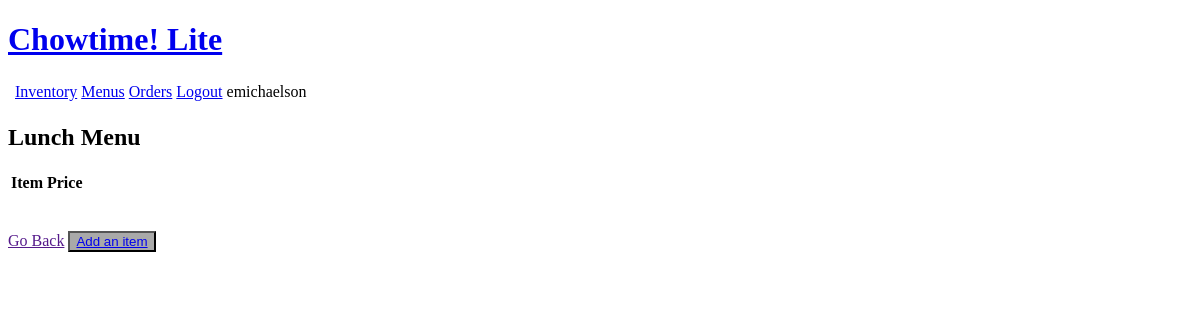
/menu/3/ (signed in), run on an earlier commit of the app's database.
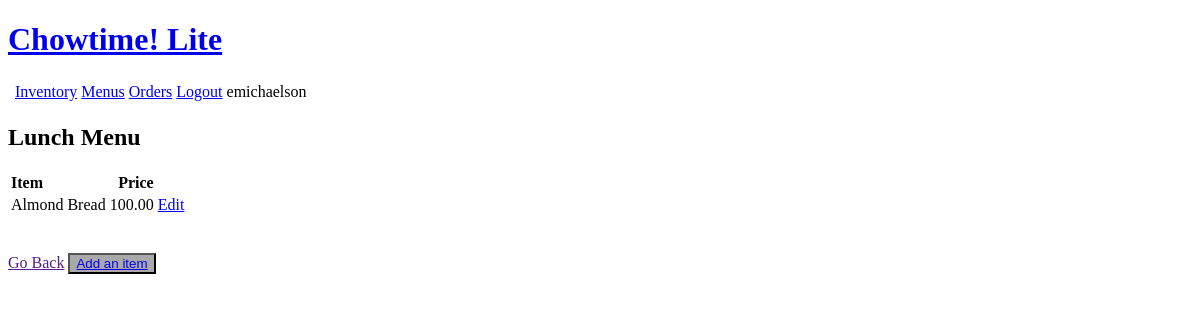
And on a later commit of the database.
### inventory/models.py (models this page shows, shortened)
class MenuItem(models.Model):
    name = models.CharField(max_length=200)
    price = models.DecimalField(max_digits=10, decimal_places=2)
    ingredients = models.ManyToManyField(Ingredient, through='IngredientQuantity')
    menu = models.ForeignKey(Menu, on_delete=models.CASCADE, null=True)

### inventory/views.py (the view)
# urls.py: path('menu/<str:pk>/', views.MenuView, name='menuview'),
@login_required(login_url='login')
def MenuView(request, pk):
    menu = Menu.objects.get(id=pk)
    items = MenuItem.objects.filter(menu=menu)
    context = {'menu': menu, 'items': items}
    return render(request, 'inventory/menuView.html', context)

### inventory/templates/inventory/menuView.html
{% extends 'inventory/header.html' %}
{% block content %}
<h2>{{menu.name}}</h2>
<div>
    <table>
        <thead>
            <th style="text-align: left">Item</th>
            <th style="text-align: right">Price</th>
        </thead>
        <tbody>
            {% for item in items %}
                <tr>
                    <td style="text-align: left">{{ item.name }}</td>
                    <td style="text-align: right">{{ item.price }}</td>
                    <td style="text-align: right"><a href="{% url 'itemupdate' item.id %}">Edit</a></td>
                </tr>
            {% endfor %}
        </tbody>
    </table>
    <br>
    <br>
    <a href="{{request.META.HTTP_REFERER}}">Go Back</a>
    <button style="background-color: darkgrey;" type="button"><a href="{% url 'itemcreate' menu.id %}">Add an item</a></button>
</div>
{% endblock %}

What changed in the data, as far as the page shows it:
added MenuItem: name "Almond Bread", price "100.00"
